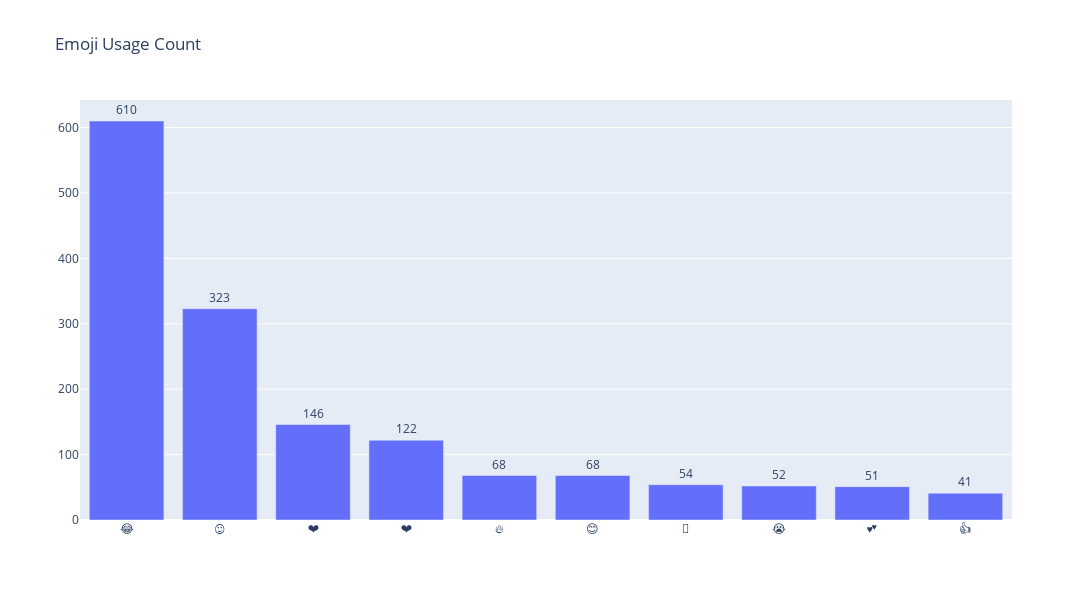

The code cell stored with this chart in its notebook:
### Code cell
iplot({'data': [go.Bar(x=emojis, y=counts, text=counts, textposition='outside')],
       'layout': {'title': 'Emoji Usage Count', 'height': 600, 'width': 1200}})

### Figure 1 — Plotly figure (JSON) as saved in the notebook; plotly's stock layout.template omitted (floating-point values rounded to 4 significant figures)
{"data": [{"text": ["610", "323", "146", "122", "68", "68", "54", "52", "51", "41"], "textposition": "outside", "type": "bar", "x": ["😂", "😍", "❤️", "❤", "🔥", "😊", "💖", "😭", "💕", "👍"], "y": [610, 323, 146, 122, 68, 68, 54, 52, 51, 41]}], "layout": {"height": 600, "title": {"text": "Emoji Usage Count"}, "width": 1200}}
